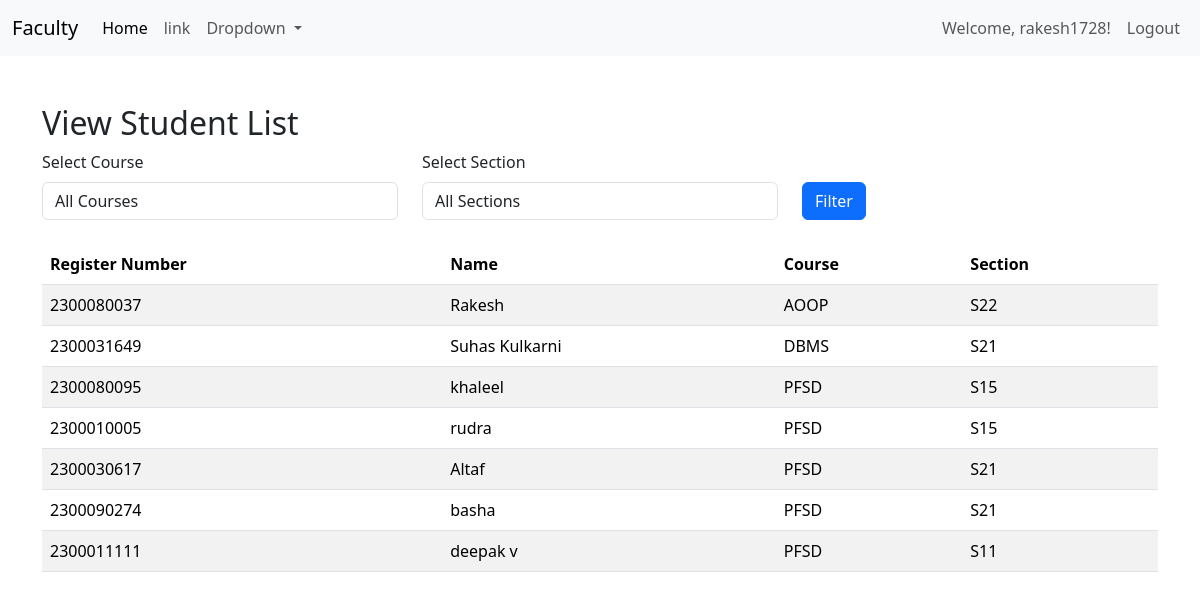
/facultyapp/view_student_list/ (signed in), run on the app's committed database.
### adminapp/models.py (models this page shows, shortened)
class StudentList(models.Model):
    Register_Number = models.CharField(max_length=10,unique=True)
    Name = models.CharField(max_length=100)
    user = models.OneToOneField(User,on_delete=models.CASCADE,null=True)

### facultyapp/models.py (models this page shows)
class addcourse(models.Model):
    COURSE_CHOICES = [
        ('AOOP',"ADVANCED OBJECT ORIENTED PROGRAMMING"),
        ("CTOD","COMPUTATIONAL THINKING FOR OBJECT DESIGN"),
        ("CTOOD","COMPUTATIONAL THINKING FOR OBJECT ORIENTED DESIGN"),
        ("PFSD","PYTHON FULL STACK WEB DEVELOPMENT"),
        ("DBMS","DATABASE MANAGEMENT SYSTEM"),
        ("DSS","DATA SCIENCE AND STATISTICS"),
    ]
    SECTION_CHOICES = [
        ('S11','SECTION S11'),
        ('S12','SECTION S12'),
        ('S13','SECTION S13'),
        ('S14','SECTION S14'),
        ('S15','SECTION S15'),
        ('S21','SECTION S21'),
        ('S22','SECTION S22'),
        ('S23','SECTION S23'),
        ('S24','SECTION S24'),
        ('S25','SECTION S25'),
    ]
    student = models.ForeignKey(StudentList,on_delete=models.CASCADE)
    course = models.CharField(max_length=50,choices=COURSE_CHOICES)
    section = models.CharField(max_length=50,choices=SECTION_CHOICES)

### facultyapp/views.py (the view)
# urls.py: path('view_student_list/', views.view_student_list, name='view_student_list'),
def view_student_list(request):
    course = request.GET.get('course')
    section = request.GET.get('section')
    student_courses = addcourse.objects.all()
    if course:
        student_courses = student_courses.filter(course=course)
    if section:
        student_courses = student_courses.filter(section=section)
    students = StudentList.objects.filter(id__in=student_courses.values('student_id'))
    course_choices = addcourse.COURSE_CHOICES
    section_choices = addcourse.SECTION_CHOICES
    context = {
        'students': students,
        'course_choices': course_choices,
        'section_choices': section_choices,
        'selected_course': course,
        'selected_section': section,
    }
    return render(request, 'facultyapp/view_student_list.html', context)

### templates/facultyapp/view_student_list.html (shortened to what this page needs)
{% extends 'Navbar/FacultyNavbar.html' %}
{% load static %}
{% block body %}
    <div class="container mt-5">
        <h2>View Student List</h2>
        <form method="get" class="mb-4">
            <div class="row">
                <div class="col-md-4">
                    <label for="course" class="form-label">Select Course</label>
                    <select name="course" id="course" class="form-control">
                        <option value="">All Courses</option>
                    </select>
                </div>
                <div class="col-md-4">
                    <label for="section" class="form-label">Select Section</label>
                    <select name="section" id="section" class="form-control">
                        <option value="">All Sections</option>
                    </select>
                </div>
                <div class="col-md-4 mt-4">
                    <button type="submit" class="btn btn-primary mt-2">Filter</button>
                </div>
            </div>
        </form>
        <table class="table table-striped">
            <thead>
                <tr>
                    <th>Register Number</th>
                    <th>Name</th>
                    <th>Course</th>
                    <th>Section</th>
                </tr>
            </thead>
            <tbody>
                {% if students %}
                    {% for student in students %}
                        <tr>
                            <td>{{ student.Register_Number }}</td>
                            <td>{{ student.Name }}</td>
                            <td>{{ student.addcourse_set.first.course }}</td>
                            <td>{{ student.addcourse_set.first.section }}</td>
                        </tr>
                    {% endfor %}
                {% else %}
                    <tr>
                        <td colspan="4" class="text-center">No students found.</td>
                    </tr>
                {% endif %}
            </tbody>
        </table>
    </div>
{% endblock %}

### templates/Navbar/FacultyNavbar.html (shortened to what this page needs)
<!DOCTYPE html>
<html lang="en">
<head>
    <link href="https://cdn.jsdelivr.net/npm/bootstrap@5.3.3/dist/css/bootstrap.min.css" rel="stylesheet">
</head>
<body>
<nav class="navbar navbar-expand-lg bg-body-tertiary">
  <div class="container-fluid">
    <a class="navbar-brand" href="{% url 'facultyapp:facultyhomepage' %}">Faculty</a>
    <div class="collapse navbar-collapse" id="navbarSupportedContent">
      <ul class="navbar-nav me-auto mb-2 mb-lg-0">
        <li class="nav-item">
          <a class="nav-link active" aria-current="page" href="{% url 'facultyapp:facultyhomepage' %}">Home</a>
        </li>
        <li class="nav-item">
          <a class="nav-link" href="#">link</a>
        </li>
        <li class="nav-item dropdown">
          <a class="nav-link dropdown-toggle" href="#" role="button" data-bs-toggle="dropdown" aria-expanded="false">
            Dropdown
          </a>
        </li>
      </ul>
      <ul class="navbar-nav mb-2 mb-lg-0">
        {% if user.is_authenticated %}
        <li class="nav-item">
          <span class="nav-link">Welcome, {{ user.username }}!</span>
        </li>
        <li class="nav-item">
          <a class="nav-link" href="{% url 'logout' %}">Logout</a>
        </li>
        {% else %}
        <li class="nav-item">
          <a class="nav-link" href="{% url 'login' %}">Login</a>
        </li>
        {% endif %}
      </ul>
    </div>
  </div>
</nav>
{% block body %}
{% endblock %}
</body>
</html>

### data on the page
StudentList: Register_Number "2300080037", Name "Rakesh", addcourse_set.first.course "AOOP", addcourse_set.first.section "S22"
StudentList: Register_Number "2300031649", Name "Suhas Kulkarni", addcourse_set.first.course "DBMS", addcourse_set.first.section "S21"
StudentList: Register_Number "2300080095", Name "khaleel", addcourse_set.first.course "PFSD", addcourse_set.first.section "S15"
StudentList: Register_Number "2300010005", Name "rudra", addcourse_set.first.course "PFSD", addcourse_set.first.section "S15"
StudentList: Register_Number "2300030617", Name "Altaf", addcourse_set.first.course "PFSD", addcourse_set.first.section "S21"
StudentList: Register_Number "2300090274", Name "basha", addcourse_set.first.course "PFSD", addcourse_set.first.section "S21"
StudentList: Register_Number "2300011111", Name "deepak v", addcourse_set.first.course "PFSD", addcourse_set.first.section "S11"

### other printed values
{{ user.username }} "rakesh1728"
